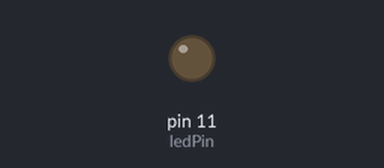
This sketch was run on a simulated Arduino Mega 2560, built with avr-gcc and run on an emulated ATmega2560. Shown: output pins drawn as LEDs (lit = HIGH). What the sketch prints to the serial monitor is not drawn.

Above: at 0.05 s.
Timing chart, 0 to 3.0 s (numbered marks = the images above):
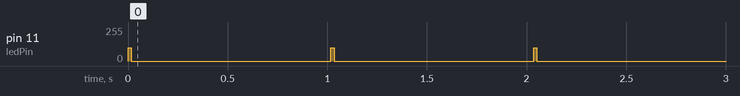

The sketch:

Decreasing_LED.ino
```cpp
const int ledPin = 11;  // PWM-capable on Mega
const int numPulses = 100;
const int pulseWidthMicros = 17;  // 1/120 sec = ~8.33 ms
const int pulseSpacingMs = 1000;

void setup() {
  pinMode(ledPin, OUTPUT);
  Serial.begin(9600);
  TCCR1B = TCCR1B & 0b11111000 | 0x01;
}

void loop() {
  for (int i = 0; i < numPulses; i++) {
    int brightness = 100-i;
    analogWrite(ledPin, brightness);

    delay(pulseWidthMicros);

    analogWrite(ledPin, 0);
    delay(pulseSpacingMs);

    Serial.println(brightness);  // Debug output
  }
  delay(600000);
}
```
